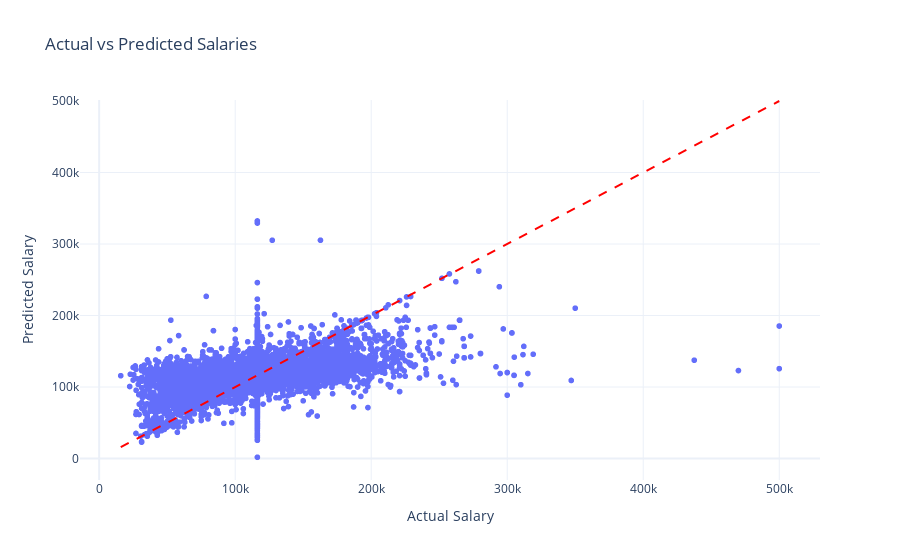

Notebook source saved alongside this figure:
### Markdown cell above
In this project, we used a linear regression model to predict salary levels based mainly on the job title feature (TITLE_NAME). The model results show that roles in healthcare, such as Urgent Care Physicians and Psychiatry Physicians, as well as positions in finance like Portfolio Strategists and IT security roles like Lead Security Architects, have a strong positive impact on salary levels. This means that jobs requiring high specialization and in-demand skills tend to offer higher salaries.
For job seekers, these findings provide useful guidance for career planning and salary expectations. People who aim for higher-paying jobs might consider focusing on fields like healthcare, finance, or IT security. However, it is also important to understand that these roles often come with higher professional requirements and work pressure. When making career choices, it is important to match personal interests, skills, and strengths with realistic goals. Companies can also use this insight to better design competitive salary strategies and attract top talent.

### Code cell
import plotly.express as px

results_df = pd.DataFrame({
    'Actual Salary': y_test,
    'Predicted Salary': y_pred
})

fig = px.scatter(
    results_df, 
    x='Actual Salary', 
    y='Predicted Salary',
    title="Actual vs Predicted Salaries",
    labels={"x": "Actual Salary", "y": "Predicted Salary"},
    template="plotly_white"
)

fig.add_shape(
    type='line',
    x0=results_df['Actual Salary'].min(), y0=results_df['Actual Salary'].min(),
    x1=results_df['Actual Salary'].max(), y1=results_df['Actual Salary'].max(),
    line=dict(color='red', dash='dash')
)

fig.show()

### Figure 1 — Plotly figure (JSON) as saved in the notebook; plotly's stock layout.template omitted (floating-point values rounded to 4 significant figures; data arrays with more than 128 entries replaced by an {"elided": "..."} marker saying what was removed)
{"data": [{"hovertemplate": "Actual Salary=%{x}<br>Predicted Salary=%{y}<extra></extra>", "legendgroup": "", "marker": {"color": "#636efa", "symbol": "circle"}, "mode": "markers", "name": "", "showlegend": false, "type": "scattergl", "x": {"elided": "20755 float values"}, "xaxis": "x", "y": {"elided": "20755 float values"}, "yaxis": "y"}], "layout": {"legend": {"tracegroupgap": 0}, "shapes": [{"line": {"color": "red", "dash": "dash"}, "type": "line", "x0": 15860, "x1": 500000, "y0": 15860, "y1": 500000}], "title": {"text": "Actual vs Predicted Salaries"}, "xaxis": {"anchor": "y", "domain": [0, 1], "title": {"text": "Actual Salary"}}, "yaxis": {"anchor": "x", "domain": [0, 1], "title": {"text": "Predicted Salary"}}}}
